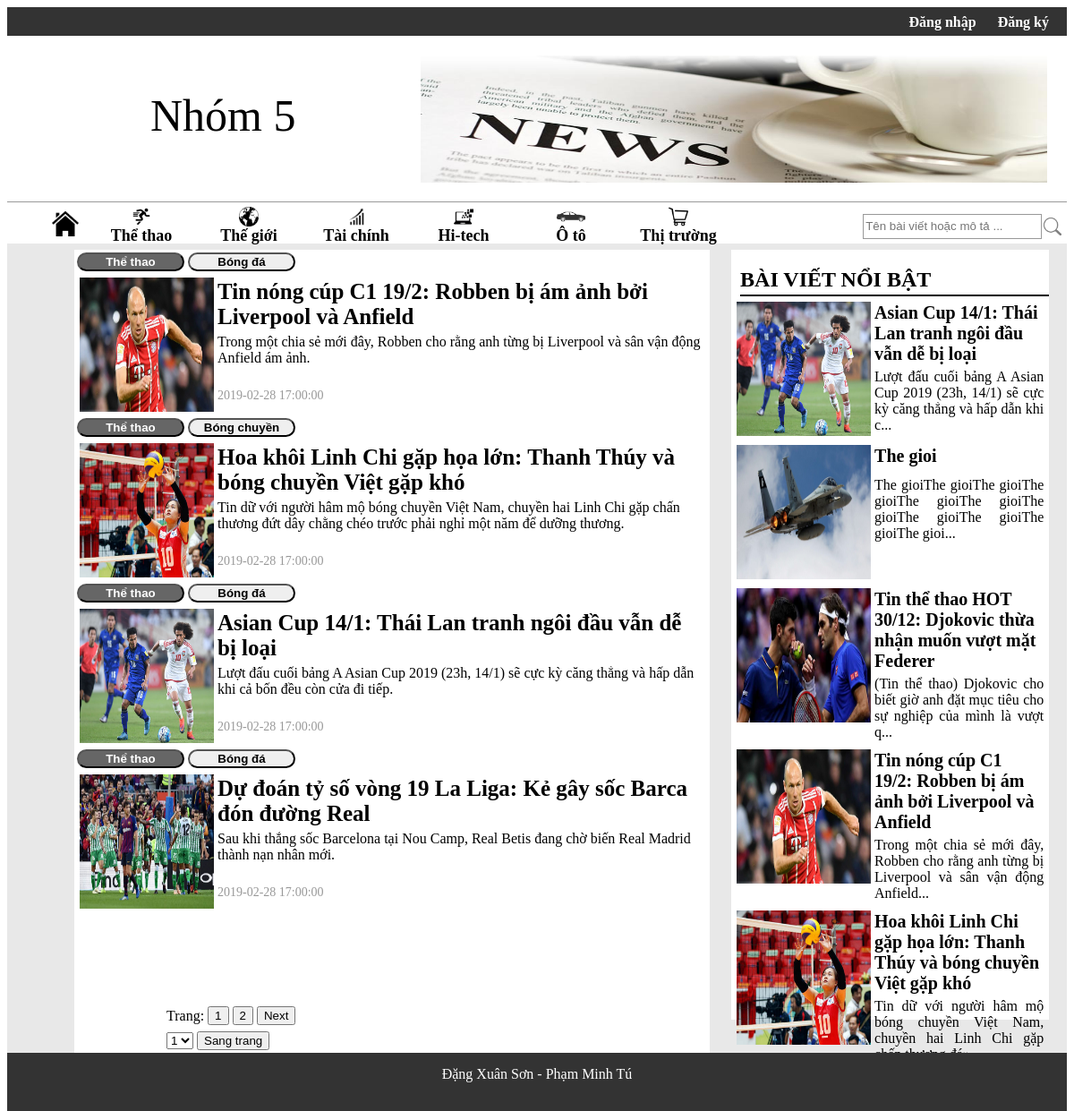
/giaoDien?pcat=1, run on the app's committed database.
### tables this page shows
CREATE TABLE `tbltheloai` (
  `maTheLoai` int(11) NOT NULL,
  `tenTheLoai` varchar(200) DEFAULT NULL,
  `anhTheLoai` varchar(200) DEFAULT NULL
);

CREATE TABLE `tbltheloaicon` (
  `maTheLoaiCon` int(11) NOT NULL,
  `tenTheLoaiCon` varchar(200) DEFAULT NULL,
  `maTheLoai` int(11) DEFAULT NULL
);

CREATE TABLE `tblbaiviet` (
  `maBaiViet` int(11) NOT NULL,
  `anh` varchar(200) DEFAULT NULL,
  `tenBaiViet` varchar(500) DEFAULT NULL,
  `moTa` text,
  `noiDung` text,
  `maTheLoaiCon` int(11) DEFAULT NULL,
  `maUser` int(11) DEFAULT NULL,
  `ngayDangBai` timestamp NOT NULL DEFAULT CURRENT_TIMESTAMP,
  `tinhTrangBv` tinyint(4) DEFAULT '0',
  `luotXem` int(11) DEFAULT '0',
  `luotLuu` int(11) NOT NULL DEFAULT '0'
);

### giaoDien/index.php (the view, shortened to what this page needs)
<!DOCTYPE html PUBLIC "-//W3C//DTD XHTML 1.0 Transitional//EN" "http://www.w3.org/TR/xhtml1/DTD/xhtml1-transitional.dtd">
<html xmlns="http://www.w3.org/1999/xhtml">
<head>
<?php
		include ("../Connectdb/open.php");
	?>
<link rel="stylesheet" type="text/css" href="../style.css" />
</head>
<body>
<div id="main">
<div id="header">
  <div id="topBanner">
    <?php
	if(isset($_SESSION["username"]))
	{
   		if($_SESSION["phanQuyen"]>0)
		{
		?>
			<a href="../admin/quanLy.php?dsbv" style="color:#FFF; border-right:1px white solid; padding-right:8px">Trang quản trị</a>
		<?php
        }
		?>
    	<b>Welcome</b> <?php if($_SESSION["phanQuyen"]==1) echo "Biên tập viên: "; else if($_SESSION["phanQuyen"]==2) echo "Admin: "; 	else if($_SESSION["phanQuyen"]==3) echo "Super-Admin: "; else echo"User: ";?>
        <a href="?ttcn=<?php echo($_SESSION["username"]);?>" style=" text-decoration:underline; color:#FFFFFF">
	<?php
		$maUser=$_SESSION["idUser"];
		$resultTenUser=mysqli_query($con,"select tenUser from tbluser where maUser=$maUser");
		$resultNotice=mysqli_query($con,"select * from tblbaiviet where tinhTrangBv=0");
		$resultNoticeWriter=mysqli_query($con,"select * from tblbaiviet where tinhTrangBv=0 and maUser=1");
		$notice=mysqli_num_rows($resultNotice);
		$noticeWriter=mysqli_num_rows($resultNoticeWriter);
		$tenUser=mysqli_fetch_array($resultTenUser);
		echo ($tenUser["tenUser"]);
	?>!</a>
        <a href="../quanLyTaiKhoan/dangXuatProcess.php" id="a1" style="padding-right:5px">Đăng Xuất</a>
    <?php
	}
	else
	{
	?>
		<a href="?dn" id="a1">Đăng nhập</a> <a href="?dk" id="a1">Đăng ký</a>
    <?php
	}
	?>
  </div>
  <div id="banner">
    <div style="float:left; font-size:50px; padding-top:40px"><a href="."> Nhóm 5</a></div>
    <div id="bannerImage"> <img src="../Images/banner.jpg" width="700px" height="150px" /> </div>
  </div>
  <div id="menu">
    <ul>
      <li id="icon1" class="li0"><a href="."><img src="../Images/homePageIcon.png" width="30px" id="icon" /></a></li>
      <?php
		include ("../Connectdb/open.php");
		$resultTheLoai=mysqli_query ($con,"select * from tbltheloai");
		while ($tl=mysqli_fetch_array($resultTheLoai))
		{
			$maTheLoai=$tl["maTheLoai"];
			$resultsltl=mysqli_query($con,"select count(*) as tongBv from (select maBaiViet from tblTheLoai inner join (select tblTheLoaiCon.maTheLoaiCon, tenTheLoaiCon, maBaiViet, tenBaiViet, maTheLoai, tinhTrangBv from tblBaiViet inner join tblTheLoaiCon on tblBaiViet.maTheLoaiCon = tblTheLoaiCon.maTheLoaiCon)a on tblTheLoai.maTheLoai = a.maTheLoai where a.maTheLoai = $maTheLoai and tinhTrangBv=1)b");
		$sltl=mysqli_fetch_array($resultsltl);
		$demTl=$sltl["tongBv"];
		if($demTl!=0)
		{
		?>
        <a href="?pcat=<?php echo($tl["maTheLoai"]) ?>">
	      	<li class="li0">
		    <img src="<?php echo($tl["anhTheLoai"]) ?>" height="22px"><br>
	        <div><?php echo($tl["tenTheLoai"]); ?></div>
	      </li>
      </a>
      <?php
		}
  		}
	?>
    </ul>
  </div>
  <form id="form" >
    <button type="button" id="searchButton" onclick="validateSearch()"><img src="../Images/585e4ae1cb11b227491c3393.png" height="20px" width="20px" /></button>
    <input type="search" id="searchBox" name="txtSearch" placeholder="Tên bài viết hoặc mô tả ..." value="<?php if (isset($_GET["txtSearch"])) echo $_GET["txtSearch"]; ?>"  />
  </form>
</div>
<div id="content">
<?php
	if(!isset($_GET["dn"]) && !isset($_GET["dk"]) && !isset($_GET["llmk"]))
	{
?>
<div id="mainContent">
<?php
	 if (isset($_GET["id"]))
		{
			$maBv=$_GET["id"];
			include ("../quanLyBaiViet/baiVietChiTiet.php");
		}
	else if (isset($_GET["dmk"]))
		{
			$dmk=$_GET["dmk"];
			include ("../quanLyTaiKhoan/doiMatKhau.php");
		}
	else if (isset($_GET["bvl"]))
		{
			$bvl=$_GET["bvl"];
			include ("../quanLyBaiViet/xemBvDaLuu.php");
		}
	else if (isset($_GET["hdbl"]))
		{
			$hdbl=$_GET["hdbl"];
			include ("../quanLyBaiViet/hoatDongBinhLuan.php");
		}
	else if (isset($_GET["pcat"])||isset($_GET["cat"])||isset($_GET["txtSearch"]))
		{
			include ("../quanLyBaiViet/baiViet.php");
		}
	else include ("../quanLyBaiViet/trangChu.php");
?>
</div>
<?php
	}
?>
<?php
	 if (!isset($_GET["ttcn"]) && !isset($_GET["dn"]) && !isset($_GET["dk"]) && !isset($_GET["dmk"])&& !isset($_GET["hdbl"]) && !isset($_GET["bvl"]) && !isset($_GET["llmk"]))
	{
?>
<div id="rightBanner">
  <div style="border-bottom:#000 2px solid; height:30px; margin-left:10px">
    <h2>BÀI VIẾT NỔI BẬT</h2>
  </div>
  <?php
				include ("../Connectdb/open.php");
				$resultNb=mysqli_query($con,"select * from tblbaiviet where tinhTrangBv=1 order by luotXem desc limit 5");
				?>
  <table>
    <?php
				while ($tnb=mysqli_fetch_array($resultNb))
				{
					?>
    <tr>
      <td><table>
          <tr>
            <td rowspan="3" valign="top" ><a href="?id=<?php echo ($tnb["maBaiViet"]); ?>"><img src="<?php echo ($tnb["anh"]); ?>" height="150px" width="150px" /></a></td>
          </tr>
          <tr>
            <td height="30px" style="vertical-align:top; padding-top:0px; font-size:20px; font-weight:bold"><a href="?id=<?php echo ($tnb["maBaiViet"]); ?>" style="text-decoration:none; color:#000000"><?php echo $tnb["tenBaiViet"] ;?></a></td>
          </tr>
          <tr>
            <td valign="top" style=" vertical-align:top;padding-top:2px;text-align: justify"><a href="?id=<?php echo ($tnb["maBaiViet"]); ?>"><?php echo substr($tnb["moTa"],0,109)."...";?></a></td>
          </tr>
        </table></td>
    </tr>
    <?php
				}
				?>
  </table>
 </div>
	<?php
	}
	?>
</div>
<div id="footer">Đặng Xuân Sơn - Phạm Minh Tú</div>
</div>
</body>
</html>

### quanLyBaiViet/baiViet.php (shortened to what this page needs)
<!DOCTYPE html PUBLIC "-//W3C//DTD XHTML 1.0 Transitional//EN" "http://www.w3.org/TR/xhtml1/DTD/xhtml1-transitional.dtd">
<html xmlns="http://www.w3.org/1999/xhtml">
<head>
<link rel="stylesheet" type="text/css" href="../style.css" />
</head>
<body>
<?php
	include ("../Connectdb/open.php");
	if(isset($_GET["pcat"]))
	{
		$maTheLoai=$_GET["pcat"];
		$resultTongBv=mysqli_query($con,"select count(*) as tongBv from (select maBaiViet from tblTheLoai inner join (select tblTheLoaiCon.maTheLoaiCon, tenTheLoaiCon, maBaiViet, tenBaiViet, anh, moTa, maTheLoai, tinhTrangBv from tblBaiViet inner join tblTheLoaiCon on tblBaiViet.maTheLoaiCon = tblTheLoaiCon.maTheLoaiCon)a on tblTheLoai.maTheLoai = a.maTheLoai where a.maTheLoai = $maTheLoai and tinhTrangBv=1)b");
	}
	$rowTongBv=mysqli_fetch_array($resultTongBv);
	$tongBv=$rowTongBv["tongBv"];
	$soBv1trang=4;
	$tongSoTrang=ceil($tongBv/$soBv1trang);
	$start=0;
	$page=1;
	if(isset($_GET["pcat"]))
	{
		$result=mysqli_query($con,"select * from tblTheLoai inner join (select tblTheLoaiCon.maTheLoaiCon, tenTheLoaiCon, maBaiViet, tenBaiViet, anh, moTa, maTheLoai, tinhTrangBv, ngayDangBai from tblBaiViet inner join tblTheLoaiCon on tblBaiViet.maTheLoaiCon = tblTheLoaiCon.maTheLoaiCon)a on tblTheLoai.maTheLoai = a.maTheLoai where a.maTheLoai = $maTheLoai and tinhTrangBv=1 order by maBaiViet desc limit $start,$soBv1trang");
	}
				?>
    <?php
	if(isset($_GET["pcat"]) || isset($_GET["cat"]) || $_GET["txtSearch"])
	{
	?>
    <table>
    <?php
	while ($bv=mysqli_fetch_array($result))
		{
	?>
		<tr>
			<td>
			<button type="button" id="a2"> <a href='?pcat=<?php echo($bv["maTheLoai"]);?>' id="a2">
			<?php echo ($bv["tenTheLoai"]); ?></a></button>
			<button type="button" id="a4"> <a href='?cat=<?php echo($bv["maTheLoaiCon"]);?>' id="a4"><?php echo ($bv["tenTheLoaiCon"]); ?></a></button>
			</td>
		</tr>
		<tr>
			<td>
				<table style=" #666666 solid 1px">
					<tr>
						<td rowspan="4" valign="top" ><a href="?id=<?php echo ($bv["maBaiViet"]); ?>"><img src="<?php echo ($bv["anh"]); ?>" height="150px" width="150px" /></a></td>
					</tr>
					<tr>
						<td height="30px" style="vertical-align:top; font-size:25px; font-weight:bold"><a href="?id=<?php echo ($bv["maBaiViet"]); ?>" style="text-decoration:none; color:#000000"><?php echo $bv["tenBaiViet"] ;?></a></td>
					</tr>
					<tr>
						<td valign="top" style=" vertical-align:top;padding-top:2px"><?php echo $bv["moTa"] ;?></td>
					</tr>
					<tr>
						<td valign="top" style="vertical-align:top;padding-top:2px; color:#999; font-size:14px"><?php echo ($bv["ngayDangBai"]) ;?></td>
					</tr>
				</table>
			</td>
		</tr>
	<?php
		}
	?>
	</table>
    <?php
	}
	if ($tongSoTrang>1)
	{
	?>
	<table style="margin-left:100px; margin-top:100px; ">
		<tr>
        	<td>Trang: </td>
	<?php
		$url ="";
		if(isset($_GET["pcat"])) $url .= "&pcat=$maTheLoai";
	?>
	<?php
		if($page <= 2) $startpage = 1;
		else if($page == $tongSoTrang) $startpage = $page - 4;
		else if($page == $tongSoTrang - 1) $startpage = $page - 3;
		else $startpage = $page - 2;
		$endpage = $startpage + 4;
		if($tongSoTrang > 5)
		{
		for ($i=$startpage; $i <= $endpage; $i++)
			{
			$i = $startpage;
			$pageloop = "?page=$i";
			$pageloop .= $url;
	?>
				<td>
                    <button type="button" onClick="location.href='<?php echo($pageloop); ?>'">
						<?php echo ($i); ?>
                    </button>
				</td>
	<?php
			}
		}
		else
		{
		for ($i=1; $i <= $tongSoTrang; $i++)
			{
			$pageloop = "?page=$i";
			$pageloop .= $url;
	?>
				<td>
                    <button type="button" onClick="location.href='<?php echo($pageloop); ?>'">
                        <?php echo ($i); ?>
                    </button>
				</td>
	<?php
			}
		}
			if($page < $tongSoTrang)
			{
			$i = $page + 1;
			$next = "?page=$i";
			$next .= $url;
	?>
			<td><button type="button" onClick="location.href='<?php echo($next); ?>'">Next</button></td>
	<?php
			}
	?>
		</tr>
	</table>
	<table style="margin-left:100px; margin-top:1px; ">
		<tr>
			<form>
				<td>
					<select name="page">
					<?php
						for($i=1; $i <= $tongSoTrang; $i++)
						{
					?>
							<option value="<?php echo($i); ?>"<?php if($page==$i) { ?>selected="selected"<?php } ?>><?php echo($i); ?></option>
					<?php
						}
					?>
					</select>
				</td>
				<td><input type="submit" value="Sang trang"</td>
			</form>
		</tr>
	</table>
	<?php
		}
	?>
</body>
</html>

### style.css (style rules this page uses)
a { text-decoration: none; color: #000000; vertical-align: middle; }
#a1 { font-weight: bold; text-decoration: none; color: #FFFFFF; margin-right: 20px; }
#a2 { color:#FFF; text-decoration:none; border-radius:25px; background-color:#666; width:120px; font-weight:bold }
#a4 { color:black; text-decoration:none; border-radius:25px; background-color:light-gray; width:120px; font-weight:bold }
#main { height: auto; width: 100%; margin: auto; }
#header { height: 260px; width: 100%; background-color: #FFFFFF }
#topBanner { height: 25px; background-color: #333333; color: #FFFFFF; text-align: right; padding-top: 7px; padding-left: 10px }
#banner { height: 130px; width: 840px; background-color: #FFF; color: black; font-size: 36px; padding-top: 20px; padding-left: 160px }
#bannerImage { float: left; margin-left: 36%; margin-top: -104px }
#menu { background-color: #FFFFFF; width: 100%; height: 43px; margin-top: 35px; border-top: #999999 1px solid; font-weight: bold; font-size: 18px }
#icon1 { width: 50px; height: 36px; padding-top: 10px }
ul { height: 11px }
li { list-style: none; color: #000000; height: 42px; width: 120px; text-align: center; padding-top: 4px; cursor: pointer; float: left; margin-top: -18px; }
#searchButton { float: right; margin-top: -2.25%; border:none; outline:none; cursor:pointer; background-color:#FFF }
#searchBox { float: right; margin-top: -2.55%; margin-right:2.35%; border: #999999 thin solid; height: 28px; width: 200px }
#content { height: auto; width: 100%; clear: both; padding-top: 12px; background-color: #e8e8e8; overflow: hidden }
#mainContent { height: auto; width: 60%; float: left; margin-left: 75px; margin-top: -5px; background-color: #FFFFFF; overflow: hidden; }
#rightBanner { height: 860px; width: 30%; background-color: #FFFFFF; float: left; margin-top: -5px; margin-left: 2% }
#footer { height: 50px; width: 100%; background-color: #333333; text-align: center; color: #FFFFFF; padding-top: 15px; top: 10px; float: left }

### data on the page
tbltheloai: anhTheLoai (picture), tenTheLoai "Thể thao"
tbltheloai: anhTheLoai (picture), tenTheLoai "Thế giới"
tbltheloai: anhTheLoai (picture), tenTheLoai "Tài chính"
tbltheloai: anhTheLoai (picture), tenTheLoai "Hi-tech"
tbltheloai: anhTheLoai (picture), tenTheLoai "Ô tô"
tbltheloai: anhTheLoai (picture), tenTheLoai "Thị trường"
tbltheloaicon: maTheLoai.tenTheLoai "Thể thao", tenTheLoaiCon "Bóng đá", shows a picture, tenBaiViet "Tin nóng cúp C1 19/2: Robben bị ám ảnh bởi Liverpool và Anfield", moTa "Trong một chia sẻ mới đây, Robben cho rằng anh từng bị Liverpool và sân vận động Anfield ám ảnh.", ngayDangBai "2019-02-28 17:00:00", tenBaiViet "Asian Cup 14/1: Thái Lan tranh ngôi đầu vẫn dễ bị loại", moTa "Lượt đấu cuối bảng A Asian Cup 2019 (23h, 14/1) sẽ cực kỳ căng thẳng và hấp dẫn khi cả bốn đều còn cửa đi tiếp.", tenBaiViet "Dự đoán tỷ số vòng 19 La Liga: Kẻ gây sốc Barca đón đường Real", moTa "Sau khi thắng sốc Barcelona tại Nou Camp, Real Betis đang chờ biến Real Madrid thành nạn nhân mới."
tbltheloaicon: maTheLoai.tenTheLoai "Thể thao", tenTheLoaiCon "Bóng chuyền", shows a picture, tenBaiViet "Hoa khôi Linh Chi gặp họa lớn: Thanh Thúy và bóng chuyền Việt gặp khó", moTa "Tin dữ với người hâm mộ bóng chuyền Việt Nam, chuyền hai Linh Chi gặp chấn thương đứt dây chằng chéo trước phải nghỉ một năm để dưỡng thương.", ngayDangBai "2019-02-28 17:00:00"
tblbaiviet: anh (picture), tenBaiViet "Asian Cup 14/1: Thái Lan tranh ngôi đầu vẫn dễ bị loại", moTa "Lượt đấu cuối bảng A Asian Cup 2019 (23h, 14/1) sẽ cực kỳ căng thẳng và hấp dẫn khi c"
tblbaiviet: anh (picture), tenBaiViet "The gioi", moTa "The gioiThe gioiThe gioiThe gioiThe gioiThe gioiThe gioiThe gioiThe gioiThe gioiThe gioi"
tblbaiviet: anh (picture), tenBaiViet "Tin thể thao HOT 30/12: Djokovic thừa nhận muốn vượt mặt Federer", moTa "(Tin thể thao) Djokovic cho biết giờ anh đặt mục tiêu cho sự nghiệp của mình là vượt q"
tblbaiviet: anh (picture), tenBaiViet "Tin nóng cúp C1 19/2: Robben bị ám ảnh bởi Liverpool và Anfield", moTa "Trong một chia sẻ mới đây, Robben cho rằng anh từng bị Liverpool và sân vận động Anfield"
tblbaiviet: anh (picture), tenBaiViet "Hoa khôi Linh Chi gặp họa lớn: Thanh Thúy và bóng chuyền Việt gặp khó", moTa "Tin dữ với người hâm mộ bóng chuyền Việt Nam, chuyền hai Linh Chi gặp…"

### other printed values
form field page "1"
